Frame 1 (no input): blank canvas, image omitted
Frame 60 (the mouse pressed at the canvas centre just before this capture): blank canvas, image omitted
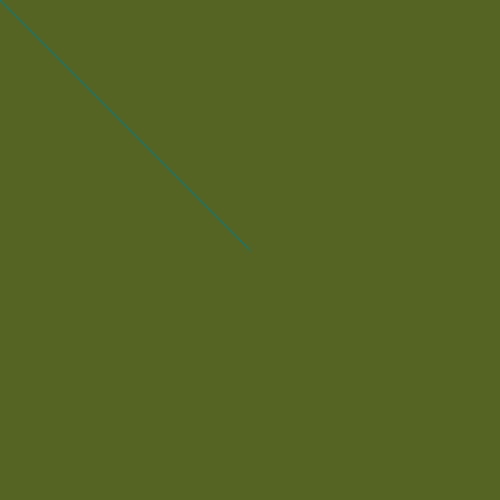
Frame 120 (the mouse held since frame 60 and released just before this capture)

The Processing sketch whose frames 1 and 60 were blank and that drew this single picture after the mouse press (run headless with seeded random() and noise(); from frame 60 on, the mouse is pressed at the canvas centre):

// Processing sketch: week01_3
// ── week01_3.pde
void setup()
{
  size(500,500);
  background(#556423);
  stroke(0,125,136);///筆觸
}
void draw()
{
  if(mousePressed)
  {
    line(mouseX,mouseY,pmouseX,pmouseY);
  }
}
void keyPressed()
{
  if(key=='1') stroke(#511111);
  if(key=='2') stroke(#226222);
  if(key=='3') stroke(#338333);
}
